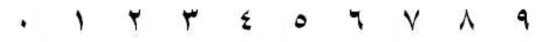
#> input picture img/1.png, 551 x 42 px, found by its file name
$ python 2-0.py
#> lines starting #> are read from the running program, lines starting #| are printed output that depends on the picture; after the words box and inside, x2 and y2 are one past the last pixel; in counts of white or black regions, pixels touching at a corner belong together
### util.py
import cv2  # 导入opencv库

def showImg(img, title="img"):
    cv2.imshow(title, img)  # 建立image窗口显示图片
    k = cv2.waitKey(0)  # 无限期等待输入

    if k == 27:  # 如果输入ESC退出
        cv2.destroyAllWindows()
    elif k == ord('s'):
        cv2.imwrite('tmp/'+title+'.png', img)
        print("Save img OK!")
        cv2.destroyAllWindows()

### 2-0.py
import cv2
import numpy as np
from util import *

'''
载入图像
灰度化
二值化
轮廓检测
@see https://blog.csdn.net/zb1165048017/article/details/109404373
'''
# 载入图像
img = cv2.imread("img/test/1.png", cv2.IMREAD_UNCHANGED)
#> img is the input picture: shape (42, 551, 4); mean B, G, R, A 245.7, 245.7, 245.7, 255

# 灰度化
gray_img = cv2.cvtColor(img, cv2.COLOR_BGR2GRAY)

# 二值化
ret, bin_img = cv2.threshold(
    gray_img, 0, 255, cv2.THRESH_BINARY+cv2.THRESH_OTSU)
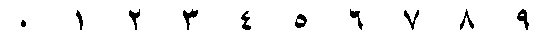
#> bin_img: shape (42, 551); 96.1% white; 10 black regions
#> ret = 157

# [11 lines of commented-out code are left out]
contours, hierarchy = cv2.findContours(bin_img, cv2.RETR_TREE, cv2.CHAIN_APPROX_SIMPLE)
#> contours = 12 contours, 1 with area under 20; largest, box (x1, y1, x2, y2) and area: (0, 0, 551, 42) 22550, (182, 8, 199, 31) 154, (516, 8, 530, 31) 150, (403, 9, 420, 31) 130, (294, 13, 308, 29) 126
# cv2.drawContours(img,contours,-1,(0,255,0),5)

# print(contours)
# print(hierarchy)

max_area = 0.0
max_perimeter = 0.0
max_index1 = 0
max_index2 = 0

for i in range(len(contours)):
    cnt = contours[i]

    # M = cv2.moments(cnt)

    # 获取指定轮廓所包含的面积
    area = cv2.contourArea(cnt)
    # print(area)

    # 获取指定轮廓所包含的周长，第二个参数指示当前输入为闭合轮廓(true)还是非闭合曲线(false)
    perimeter  = cv2.arcLength(cnt, True)
    # print(perimeter)

    if(area > max_area):
        max_area = area
        max_index1 = i

    if(perimeter > max_perimeter):
        max_perimeter = perimeter
        max_index2 = i
#> this loop made 12 passes
#> (cnt, area, perimeter, max_area, max_index1, max_perimeter, max_index2) on pass 1: ([[0, 0], [0, 41], [550, 41], [550, 0]], 22550, 1182, 22550, 0, 1182, 0)
#> (area, perimeter) on passes 2 to 7: (36.5, 22.73), (125.5, 64.53), (123.5, 67.01), (130.5, 81.84), (85.5, 49.21), (149.5, 58.87)
#> after the loop, max_area = 22550; max_index1 = 0; max_index2 = 0; max_perimeter = 1182

print(max_area, max_index1, max_perimeter, max_index2)
#| 22550.0 0 1182.0 0

# 只画最大的轮廓
cv2.drawContours(img,contours,max_index1,(0,255,0),5)
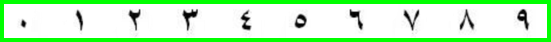
#> img: shape (42, 551, 4); mean B, G, R, A 194.1, 245.7, 194.1, 203.4

showImg(img, 'img')
#> (key Esc is pressed here)
